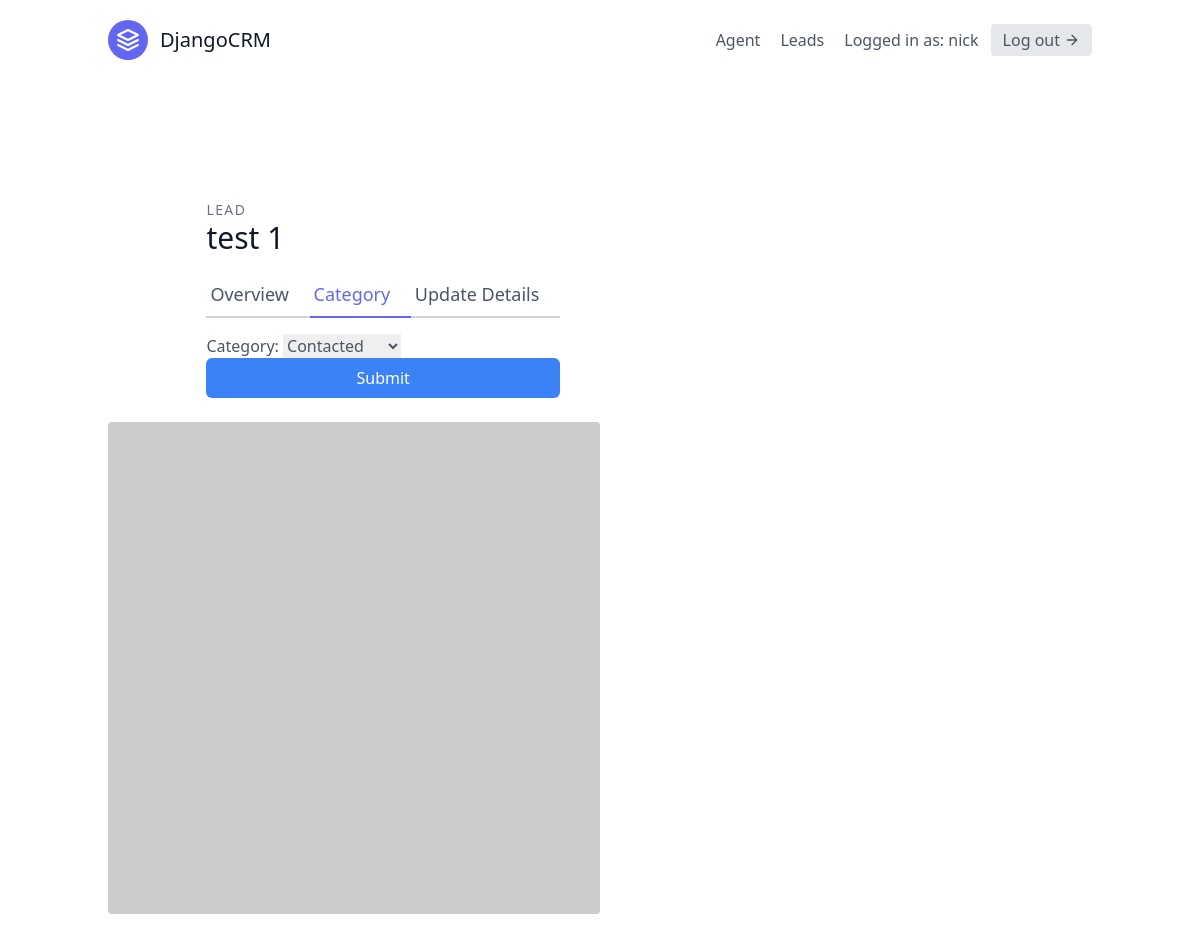
Screenshot of /website/1/category/ (signed in) with the database file from the repository.
### website/models.py (models this page shows, shortened)
class User(AbstractUser):
    is_organiser = models.BooleanField(default=True)  # just for setting the permissions
    is_agent = models.BooleanField(default=False)

class Lead(models.Model):
    first_name = models.CharField(max_length=20)
    last_name = models.CharField(max_length=20)
    age = models.IntegerField(default=0)
    organisation = models.ForeignKey(UserProfile, on_delete=models.CASCADE)
    agent = models.ForeignKey("Agent", null=True, blank=True, on_delete=models.SET_NULL)  # every lead have just 1 agent
    category = models.ForeignKey("Category", related_name="leads", null=True, blank=True, on_delete=models.SET_NULL)
    date_added = models.DateTimeField(auto_now_add=True)
    email = models.EmailField()
    phone_number = models.CharField(max_length=20)
    description = models.TextField()

### website/views.py (the view, shortened to what this page needs)
# urls.py: path('<int:pk>/category/', LeadCategoryUpdateView.as_view(), name='lead-category-update'),
class LeadCategoryUpdateView(LoginRequiredMixin, generic.UpdateView):
    template_name = "website/lead_category_update.html"
    form_class = LeadCategoryUpdateForm
    def get_queryset(self):
        user = self.request.user
        if user.is_organiser:  # checking if the organiser
            queryset = Lead.objects.filter(organisation=user.userprofile)  # checking the organisation by userprofile
        else:
            queryset = Lead.objects.filter(organisation=user.agent.organisation)  # if we are an agents
            queryset = queryset.filter(agent__user=user)
        return queryset

### website/forms.py
class LeadCategoryUpdateForm(forms.ModelForm):
    class Meta:
        model = Lead
        fields = (
            'category',
        )

### website/models.py (called while the page is built)
    def __str__(self):
        return self.name

### templates/website/lead_category_update.html (shortened to what this page needs)
{% extends "base.html" %}
{% load tailwind_filters %}
{% block content %}
    <section class="text-gray-600 body-font overflow-hidden">
        <div class="container px-5 py-24 mx-auto">
            <div class="lg:w-4/5 mx-auto flex flex-wrap">
                <div class="lg:w-1/2 w-full lg:pr-10 lg:py-6 mb-6 lg:mb-0">
                <h2 class="text-sm title-font text-gray-500 tracking-widest">LEAD</h2>
                <h1 class="text-gray-900 text-3xl title-font font-medium mb-4">{{ lead.first_name }} {{ lead.last_name }}</h1>
                <div class="flex mb-4">
                    <a href="{% url 'website:lead-detail' lead.pk %}" class="flex-grow border-b-2 border-gray-300 py-2 text-lg px-1">
                      Overview
                    </a>
                    <a class="flex-grow text-indigo-500 border-b-2 border-indigo-500 py-2 text-lg px-1">
                      Category
                    </a>
                    <a href="{% url 'website:lead-update' lead.pk %}" class="flex-grow border-b-2 border-gray-300 py-2 text-lg px-1">
                      Update Details
                    </a>
                </div>
                <form method="post">
                    {{ form|crispy }}
                    <button type="submit" class="text-white w-full bg-blue-500 hover:bg-blue-600 px-3 py-2 rounded-md">
                        Submit
                    </button>
                </form>
                </div>
            </div>
          <img alt="ecommerce" class="lg:w-1/2 w-full lg:h-auto h-64 object-cover object-center rounded" src="https://dummyimage.com/400x400">
        </div>
    </section>
{% endblock content %}

### templates/navbar.html (shortened to what this page needs)
<header class="text-gray-600 body-font">
    <div class="container mx-auto flex flex-wrap p-5 flex-col md:flex-row items-center">
        <a class="flex title-font font-medium items-center text-gray-900 mb-4 md:mb-0">
          <svg xmlns="http://www.w3.org/2000/svg" fill="none" stroke="currentColor" stroke-linecap="round" stroke-linejoin="round" stroke-width="2" class="w-10 h-10 text-white p-2 bg-indigo-500 rounded-full" viewBox="0 0 24 24">
            <path d="M12 2L2 7l10 5 10-5-10-5zM2 17l10 5 10-5M2 12l10 5 10-5"></path>
          </svg>
          <span class="ml-3 text-xl">DjangoCRM</span>
        </a>
        <nav class="md:ml-auto flex flex-wrap items-center text-base justify-center">
            {% if not request.user.is_authenticated %}
                <a href="{% url 'signup' %}" class="mr-5 hover:text-gray-900">
                    Sign Up
                </a>
            {% else %}
                {% if request.user.is_organiser %}
                    <a href="{% url "agents:agent-list" %}" class="mr-5 hover:text-gray-900">
                        Agent
                    </a>
                {% endif %}
                <a href="{% url "website:lead-list" %}" class="mr-5 hover:text-gray-900">
                    Leads
                </a>
            {% endif %}
        </nav>
        {% if request.user.is_authenticated %}
            Logged in as: {{ request.user.username }}
            <a href="{% url 'logout' %}" class="ml-3 inline-flex items-center bg-gray-200 border-0 py-1 px-3 focus:outline-none hover:bg-gray-300 rounded text-base mt-4 md:mt-0">
                Log out
                <svg fill="none" stroke="currentColor" stroke-linecap="round" stroke-linejoin="round" stroke-width="2" class="w-4 h-4 ml-1" viewBox="0 0 24 24">
                    <path d="M5 12h14M12 5l7 7-7 7"></path>
                </svg>
            </a>
        {% endif %}
    </div>
</header>

### rows the page displays
User: user.username "nick"
Lead: first_name "test", last_name "1", category "Contacted"
